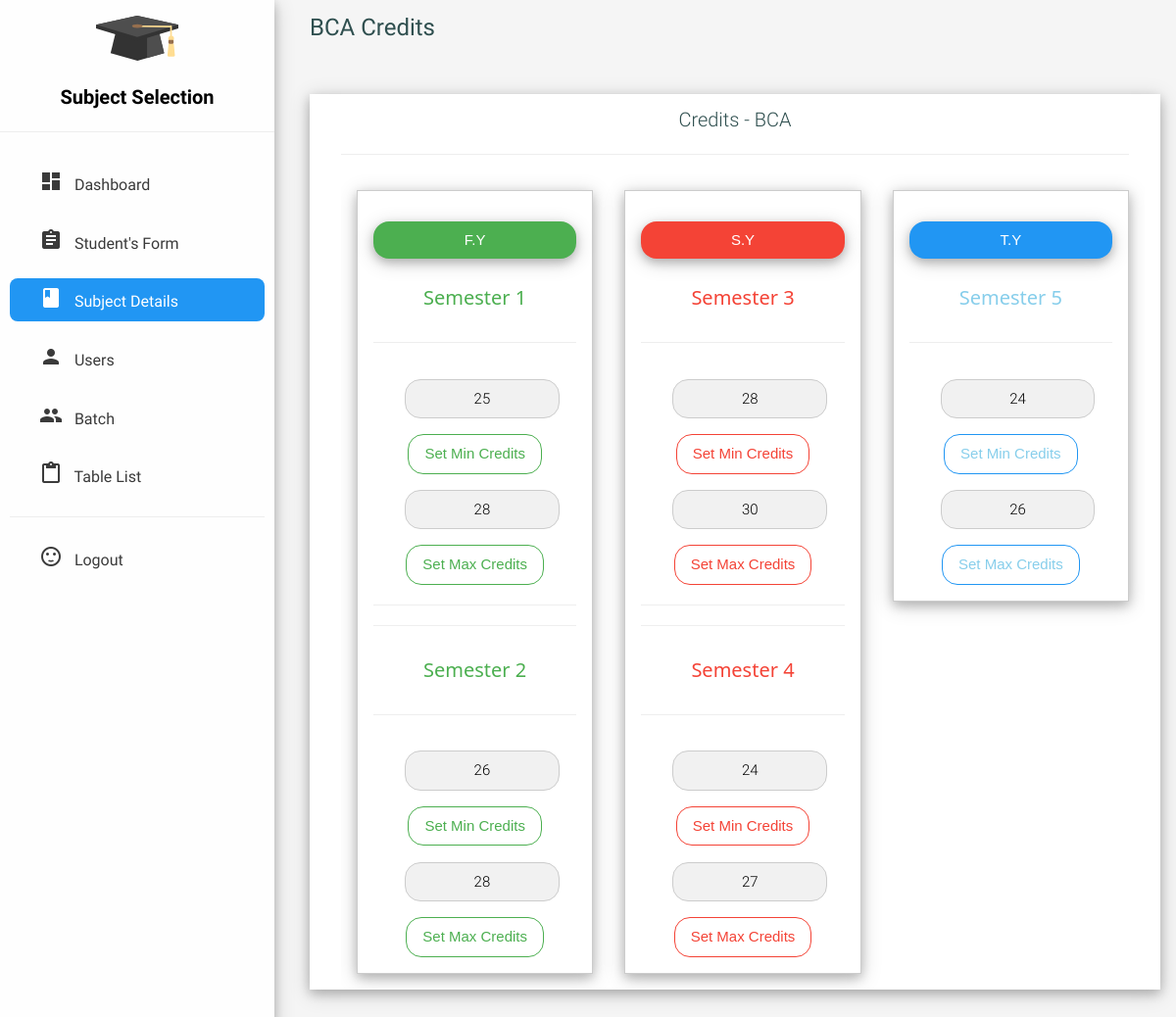
The app's page /admin/creditsBCA.php (signed in) with its own data.
### tables this page shows
CREATE TABLE `bcasubjectlist` (
  `course_code` varchar(8) NOT NULL COMMENT ' ',
  `course_name` varchar(50) NOT NULL,
  `credits` int(1) NOT NULL,
  `course_type` varchar(25) NOT NULL
);

### admin/creditsBCA.php (the view, shortened to what this page needs)
<!DOCTYPE html>
<html>
    <link rel="stylesheet" href="../css/w3.css">
    <link rel="stylesheet" href="../css/materialfonts.css">
    <body style="background-color: #f5f5f5;">
            <div class="w3-sidebar w3-bar-block w3-collapse w3-card-4 " style="width:280px;background-color: #fefefe;" id="mySidebar">
                <div class="w3-center">
                  <img class="w3-image  w3-margin-top w3-centered" height="30%" width="30%" src="../images/hat.svg" alt="hat" />
                  <p class="w3-centered" style="font-family: robotobold;font-size: 20px;">Subject Selection</p>
                </div>
                <hr>
                <div class="w3-center" style="padding: 10px;">
                    <a href="AdminDashboard.php" class="w3-bar-item w3-button w3-hover-light-gray w3-round-large w3-margin-bottom w3-text-dark-grey" style="font-family: robotoregular;padding-left: 30px;font-size: 16px;" ><i class="material-icons">dashboard</i>&nbsp;&nbsp; Dashboard</a>
                    <a href="AdminStudentForm.php" class="w3-bar-item w3-button w3-hover-light-gray w3-round-large w3-margin-bottom w3-text-dark-grey" style="font-family: robotoregular;padding-left: 30px;font-size: 16px;"><i class="material-icons">assignment</i>&nbsp;&nbsp; Student's Form</a>
                    <a href="AdminSubjectDetails.php" class="w3-bar-item w3-button w3-hover-blue w3-round-large w3-margin-bottom w3-blue w3-text-white" style="font-family: robotoregular;padding-left: 30px;font-size: 16px;"><i class="material-icons">book</i>&nbsp;&nbsp; Subject Details</a>
                    <a href="Users.php" class="w3-bar-item w3-button w3-hover-light-gray w3-round-large w3-margin-bottom w3-text-dark-grey" style="font-family: robotoregular;padding-left: 30px;font-size: 16px;"><i class="material-icons">person</i>&nbsp;&nbsp; Users</a>
                    <a href="batch.php" class="w3-bar-item w3-button w3-hover-light-gray w3-round-large w3-margin-bottom w3-text-dark-grey" style="font-family: robotoregular;padding-left: 30px;font-size: 16px;"><i class="material-icons">group</i>&nbsp;&nbsp; Batch</a>
                    <a href="TableList.php" class="w3-bar-item w3-button w3-hover-light-gray w3-round-large w3-margin-bottom w3-text-dark-grey" style="font-family: robotoregular;padding-left: 30px;font-size: 16px;"><i class="material-icons">content_paste</i>&nbsp;&nbsp; Table List</a>
                    <hr>
                        <a href="logout.php" class="w3-bar-item w3-button w3-hover-light-gray w3-round-medium w3-margin-top w3-text-dark-grey" style="font-family: robotoregular;padding-left: 30px;font-size: 16px;float:bottom;"><i class="material-icons">sentiment_satisfied</i>&nbsp;&nbsp; Logout</a>
                </div>
            </div>
            <div class="w3-main" style="margin-left:300px">
                <div>
                  <div class="w3-container">
                      <h3 style="font-family: robotoregular;color: darkslategray">BCA Credits</h3>
                  </div>
                </div>
                <div class="w3-row  w3-padding-24 w3-mobile" >
                    <div class="w3-container  w3-card-4 w3-margin w3-white w3-center"  >
                        <div class="w3-container">
                            <h4 style="font-family: robotolight;color: darkslategray">Credits - BCA</h4>
                            <hr/>
                        </div>
                        <?php
                            include './DBConnection.php';
                        ?>
                        <div class="w3-row w3-responsive w3-margin-left">
                            <div class="w3-third w3-center">
                                <div class="w3-container w3-card-4 w3-center w3-text-green w3-border  w3-margin w3-padding-16">
                                    <p class="w3-card-4 w3-green w3-text-white w3-round-xlarge w3-padding">F.Y</p>
                                    <div class="w3-center w3-container"><h4>Semester 1</h4></div>
                                    <hr>
                                    <div class="w3-container w3-center">
                                        <?php
                                            $sql="SELECT `bcasubjectlist`.credits FROM `bcasubjectlist` WHERE course_code='fsbca1L'";
                                            $result = $conn->query($sql);
                                            if ($result->num_rows > 0) {
                                               $row = $result->fetch_assoc();
                                        ?>
                                            <input type="text" id="fsbca1L" value="<?php echo $row['credits'];}?>" class="w3-input w3-center w3-light-gray w3-border w3-margin w3-round-xlarge" style="font-family: robotolight;color: darkslategray;max-width: 90%;align-self: center;" />
                                        <button type="submit" onclick="setCredits('fsbca1L')" class="w3-btn w3-border w3-border-green w3-round-xlarge">Set Min Credits</button>
                                    </div>
                                    <div class="w3-container w3-center">
                                        <?php
                                            $sql="SELECT `bcasubjectlist`.credits FROM `bcasubjectlist` WHERE course_code='fsbca1H'";
                                            $result = $conn->query($sql);
                                            if ($result->num_rows > 0) {
                                               $row = $result->fetch_assoc();
                                        ?>
                                        <input type="text" id="fsbca1H" value="<?php echo $row['credits'];}?>" class="w3-input w3-center w3-light-gray w3-border w3-margin w3-round-xlarge" style="font-family: robotolight;color: darkslategray;max-width: 90%;align-self: center;" />
                                        <button type="submit" onclick="setCredits('fsbca1H')" class="w3-btn w3-border w3-border-green w3-round-xlarge">Set Max Credits</button>
                                    </div>
                                    <hr><hr>
                                    <div class="w3-center w3-container"><h4>Semester 2</h4></div>
                                    <hr>
                                    <div class="w3-container w3-center">
                                        <?php
                                            $sql="SELECT `bcasubjectlist`.credits FROM `bcasubjectlist` WHERE course_code='fsbca2L'";
                                            $result = $conn->query($sql);
                                            if ($result->num_rows > 0) {
                                               $row = $result->fetch_assoc();
                                        ?>
                                        <input type="text" id="fsbca2L" value="<?php echo $row['credits'];}?>" class="w3-input w3-center w3-light-gray w3-border w3-margin w3-round-xlarge" style="font-family: robotolight;color: darkslategray;max-width: 90%;align-self: center;" />
                                        <button type="submit" onclick="setCredits('fsbca2L')" class="w3-btn w3-border w3-border-green w3-round-xlarge">Set Min Credits</button>
                                    </div>
                                    <div class="w3-container w3-center">
                                        <?php
                                            $sql="SELECT `bcasubjectlist`.credits FROM `bcasubjectlist` WHERE course_code='fsbca2H'";
                                            $result = $conn->query($sql);
                                            if ($result->num_rows > 0) {
                                               $row = $result->fetch_assoc();
                                        ?>
                                        <input type="text" id="fsbca2H" value="<?php echo $row['credits'];}?>" class="w3-input w3-center w3-light-gray w3-border w3-margin w3-round-xlarge" style="font-family: robotolight;color: darkslategray;max-width: 90%;align-self: center;" />
                                        <button type="submit" onclick="setCredits('fsbca2H')" class="w3-btn w3-border w3-border-green w3-round-xlarge">Set Max Credits</button>
                                    </div>
                                </div>
                            </div>
                            <div class="w3-third w3-center">
                                <div class="w3-container w3-card-4  w3-text-red w3-border  w3-margin w3-padding-16">
                                    <p class="w3-card-4 w3-red w3-text-white w3-round-xlarge w3-padding">S.Y</p>
                                    <div class="w3-center w3-container"><h4>Semester 3</h4></div>
                                    <hr>
                                    <div class="w3-container w3-center">
                                        <?php
                                            $sql="SELECT `bcasubjectlist`.credits FROM `bcasubjectlist` WHERE course_code='ssbca1L'";
                                            $result = $conn->query($sql);
                                            if ($result->num_rows > 0) {
                                               $row = $result->fetch_assoc();
                                        ?>
                                        <input type="text" id="ssbca1L" value="<?php echo $row['credits'];}?>" class="w3-input w3-center w3-light-gray w3-border w3-margin w3-round-xlarge" style="font-family: robotolight;color: darkslategray;max-width: 90%;align-self: center;" />
                                        <button type="submit" onclick="setCredits('ssbca1L')" class="w3-btn w3-border w3-border-red w3-round-xlarge">Set Min Credits</button>
                                    </div>
                                    <div class="w3-container w3-center">
                                        <?php
                                            $sql="SELECT `bcasubjectlist`.credits FROM `bcasubjectlist` WHERE course_code='ssbca1H'";
                                            $result = $conn->query($sql);
                                            if ($result->num_rows > 0) {
                                               $row = $result->fetch_assoc();
                                        ?>
                                        <input type="text" id="ssbca1H" value="<?php echo $row['credits'];}?>" class="w3-input w3-center w3-light-gray w3-border w3-margin w3-round-xlarge" style="font-family: robotolight;color: darkslategray;max-width: 90%;align-self: center;" />
                                        <button type="submit" onclick="setCredits('ssbca1H')" class="w3-btn w3-border w3-border-red w3-round-xlarge">Set Max Credits</button>
                                    </div>
                                    <hr><hr>
                                    <div class="w3-center w3-container"><h4>Semester 4</h4></div>
                                    <hr>
                                    <div class="w3-container w3-center">
                                        <?php
                                            $sql="SELECT `bcasubjectlist`.credits FROM `bcasubjectlist` WHERE course_code='ssbca2L'";
                                            $result = $conn->query($sql);
                                            if ($result->num_rows > 0) {
                                               $row = $result->fetch_assoc();
                                        ?>
                                        <input type="text" id="ssbca2L" value="<?php echo $row['credits'];}?>" class="w3-input w3-center w3-light-gray w3-border w3-margin w3-round-xlarge" style="font-family: robotolight;color: darkslategray;max-width: 90%;align-self: center;" />
                                        <button type="submit" onclick="setCredits('ssbca2L')" class="w3-btn w3-border w3-border-red w3-round-xlarge">Set Min Credits</button>
                                    </div>
                                    <div class="w3-container w3-center">
                                        <?php
                                            $sql="SELECT `bcasubjectlist`.credits FROM `bcasubjectlist` WHERE course_code='ssbca2H'";
                                            $result = $conn->query($sql);
                                            if ($result->num_rows > 0) {
                                               $row = $result->fetch_assoc();
                                        ?>
                                        <input type="text" id="ssbca2H" value="<?php echo $row['credits'];}?>" class="w3-input w3-center w3-light-gray w3-border w3-margin w3-round-xlarge" style="font-family: robotolight;color: darkslategray;max-width: 90%;align-self: center;" />
                                        <button type="submit" onclick="setCredits('ssbca2H')" class="w3-btn w3-border w3-border-red w3-round-xlarge">Set Max Credits</button>
                                    </div>
                                </div>
                            </div>
                            <div class="w3-third w3-center">
                                <div class="w3-container w3-card-4  w3-text-light-blue w3-border  w3-margin w3-padding-16">
                                    <p class="w3-card-4 w3-blue w3-text-white w3-round-xlarge w3-padding">T.Y</p>
                                    <div class="w3-center w3-container"><h4>Semester 5</h4></div>
                                    <hr>
                                    <div class="w3-container w3-center">
                                        <?php
                                            $sql="SELECT `bcasubjectlist`.credits FROM `bcasubjectlist` WHERE course_code='tsbca1L'";
                                            $result = $conn->query($sql);
                                            if ($result->num_rows > 0) {
                                               $row = $result->fetch_assoc();
                                        ?>
                                        <input type="text" id="tsbca1L" value="<?php echo $row['credits'];}?>" class="w3-input w3-center w3-light-gray w3-border w3-margin w3-round-xlarge" style="font-family: robotolight;color: darkslategray;max-width: 90%;align-self: center;" />
                                        <button type="submit" onclick="setCredits('tsbca1L')" class="w3-btn w3-border w3-border-blue w3-round-xlarge">Set Min Credits</button>
                                    </div>
                                    <div class="w3-container w3-center">
                                        <?php
                                            $sql="SELECT `bcasubjectlist`.credits FROM `bcasubjectlist` WHERE course_code='tsbca1H'";
                                            $result = $conn->query($sql);
                                            if ($result->num_rows > 0) {
                                               $row = $result->fetch_assoc();
                                        ?>
                                        <input type="text" id="tsbca1H" value="<?php echo $row['credits'];}?>" class="w3-input w3-center w3-light-gray w3-border w3-margin w3-round-xlarge" style="font-family: robotolight;color: darkslategray;max-width: 90%;align-self: center;" />
                                        <button type="submit" onclick="setCredits('tsbca1H')" class="w3-btn w3-border w3-border-blue w3-round-xlarge">Set Max Credits</button>
                                    </div>
                                </div>
                            </div>
                        </div>
                    </div>
                </div>
            </div>
</body>
</html>

### records on screen
bcasubjectlist: credits "25"
bcasubjectlist: credits "28"
bcasubjectlist: credits "26"
bcasubjectlist: credits "28"
bcasubjectlist: credits "28"
bcasubjectlist: credits "30"
bcasubjectlist: credits "24"
bcasubjectlist: credits "27"
bcasubjectlist: credits "24"
bcasubjectlist: credits "26"
